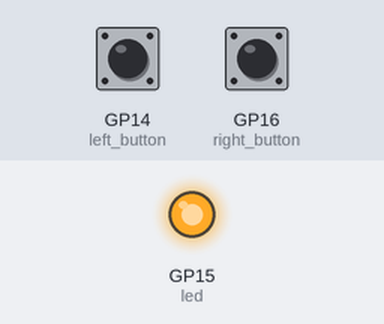
Simulated run of this program. Board: Raspberry Pi Pico running MicroPython. Parts: output pins drawn as LEDs (lit = HIGH). The test bench sets the inputs (shaded band); at power-on: GP14 (left_button) LOW, GP16 (right_button) LOW. Random numbers come from a fixed seed; what the program prints to the serial console is not drawn.

Above: at 0.1 s.
At 7.0 s:
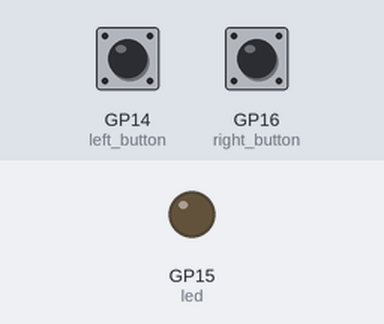
7.1 s: GP14 (left_button) pulled HIGH for 0.15 s
Timing chart, 0 to 10.1 s (numbered marks = the images above; inputs shaded):
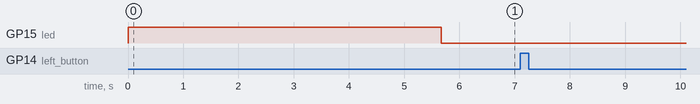

The program:

ReactionGame2.py
```python
import machine
import utime
import urandom

pressed = False
led = machine.Pin(15, machine.Pin.OUT)
left_button = machine.Pin(14, machine.Pin.IN, machine.Pin.PULL_DOWN)
right_button = machine.Pin(16, machine.Pin.IN, machine.Pin.PULL_DOWN)
fastest_button = None

def button_handler(pin):
  global pressed
  if not pressed:
    pressed=True
    global fastest_button
    fastest_button = pin

led.value(1)
utime.sleep(urandom.uniform(5, 10))
led.value(0)
timer_start = utime.ticks_ms()
left_button.irq(trigger=machine.Pin.IRQ_RISING, handler=button_handler)
right_button.irq(trigger=machine.Pin.IRQ_RISING, handler=button_handler)

while fastest_button is None:
  utime.sleep(1)
if fastest_button is left_button:
  print("Player 1 wins!")
elif fastest_button is right_button:
  print("Player 2 wins!")
```

Measured:
- after the input at 7.1 s, every drawn part: stays the same
